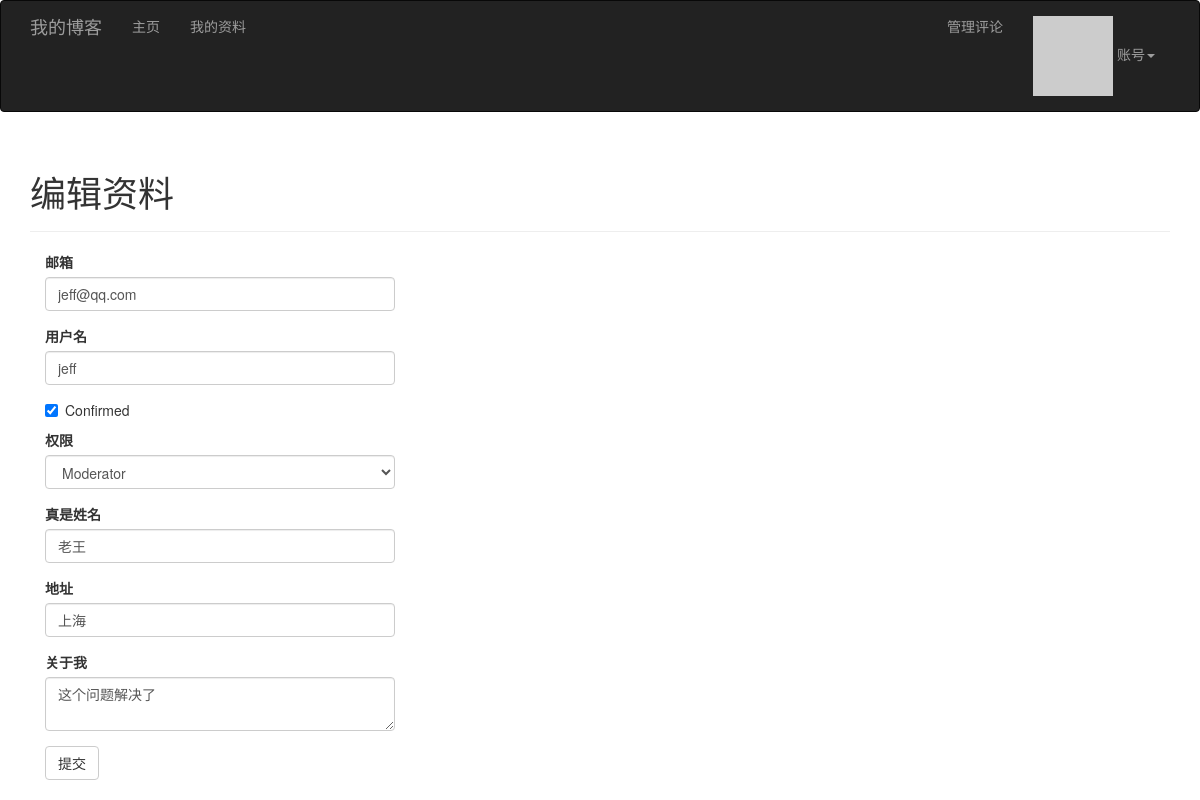
Screenshot of /edit-profile/7 (signed in) with the database file from the repository.
### app/models.py (models this page shows, shortened)
class User(UserMixin, db.Model):
    __tablename__ = 'users'
    id = db.Column(db.Integer, primary_key=True)
    email = db.Column(db.String(64), unique=True, index=True)
    username = db.Column(db.String(64), unique=True, index=True)
    password_hash = db.Column(db.String(128))
    role_id = db.Column(db.Integer, db.ForeignKey('roles.id'))
    confirmed = db.Column(db.Boolean, default=False)
    avatar_hash = db.Column(db.String(32))
    name = db.Column(db.String(64))
    location = db.Column(db.String(64))
    about_me = db.Column(db.Text())
    member_since = db.Column(db.DateTime(), default=datetime.utcnow)
    last_seen = db.Column(db.DateTime(), default=datetime.utcnow)
    posts = db.relationship('Post', backref='author', lazy='dynamic')
    followers = db.relationship('Follow', foreign_keys=[Follow.followed_id],
                                backref=db.backref('followed', lazy='joined'), lazy='dynamic',
                                cascade='all, delete-orphan')
    followed = db.relationship('Follow', foreign_keys=[Follow.follower_id],
                               backref=db.backref('follower', lazy='joined'), lazy='dynamic',
                               cascade='all, delete-orphan')
    comments = db.relationship('Comment', backref='author', lazy='dynamic')
    @property
    def password(self):
        """password字段只能赋值，不能读取"""
        raise AttributeError('password is not readable attribute.')
    def gravatar_hash(self):
        return hashlib.md5(self.email.lower().encode('utf-8')).hexdigest()
    def gravatar(self, size=100, default='identicon', rating='g'):
        url = 'https://secure.gravatar.com/avatar'
        hash = self.avatar_hash or self.gravatar_hash()
        return '{url}/{hash}?s={size}&d={default}&r={rating}'.format(
            url=url, hash=hash, size=size, default=default, rating=rating)
    def can(self, permissons):
        return self.role is not None and self.role.has_permission(permissons)
    def ping(self):
        self.last_seen = datetime.utcnow()
        db.session.add(self)

### app/main/views.py (the view, shortened to what this page needs)
@main.route('/edit-profile/<int:user_id>', methods=['GET', 'POST'])
@login_required
@admin_required
def edit_profile_admin(user_id):
    us = User.query.get_or_404(user_id)
    form = EditProfileAdminForm(user=us)
    form.email.data = us.email
    form.username.data = us.username
    form.confirmed.data = us.confirmed
    form.role.data = us.role_id
    form.name.data = us.name
    form.location.data = us.location
    form.about_me.data = us.about_me
    return render_template('edit_profile.html', form=form, user=us)

### app/main/forms.py (shortened to what this page needs)
class EditProfileAdminForm(FlaskForm):
    email = StringField('邮箱', validators=[DataRequired(), Length(1, 64), Email()])
    username = StringField('用户名', validators=[
        DataRequired(), Length(1, 64),
        Regexp('^[A-Za-z][A-Za-z0-9_.]*$', 0, '用户名必须是字母，数字，点，下划线，以字母开头')])
    confirmed = BooleanField('Confirmed')
    role = SelectField('权限', coerce=int)
    name = StringField('真是姓名', validators=[Length(0, 64)])
    location = StringField('地址', validators=[Length(0, 64)])
    about_me = TextAreaField('关于我')
    submit = SubmitField('提交')
    def __init__(self, user, *args, **kwargs):
        super(EditProfileAdminForm, self).__init__(*args, **kwargs)
        self.role.choices = [(role.id, role.name) for role in Role.query.order_by(Role.name).all()]  # 权限选择初始化，查询权限表所有权限
        self.user = user  # 初始化用户实例，从表单传入具体用户实例，验证邮箱用户名用到

### app/auth/views.py (called while the page is built)
@auth.before_app_request
def before_request():
    if current_user.is_authenticated:
        current_user.ping()  # 更新已登录用户的访问时间
        if not current_user.confirmed and request.blueprint != 'auth' and request.endpoint != 'static':
            return redirect(url_for('auth.unconfirmed'))

### app/main/__init__.py (called while the page is built)
@main.app_context_processor
def inject_permissions():
    return dict(Permission=Permission)

### app/models.py (called while the page is built)
@login_manager.user_loader
def load_user(user_id):
    return User.query.get(int(user_id))

    def has_permission(self, perm):
        return self.permissions & perm == perm

### app/templates/edit_profile.html (shortened to what this page needs)
{% extends "base.html" %}
{% import "bootstrap/wtf.html" as wtf %}
{% block page_content %}
<div class="page-header">
    <h1>编辑资料</h1>
</div>
<div class="col-md-4">
    {{ wtf.quick_form(form) }}
</div>
{% endblock %}

### rows the page displays
User: email "jeff@qq.com", username "jeff", confirmed "☑", role "Moderator", name "老王", location "上海", about_me "这个问题解决了"
